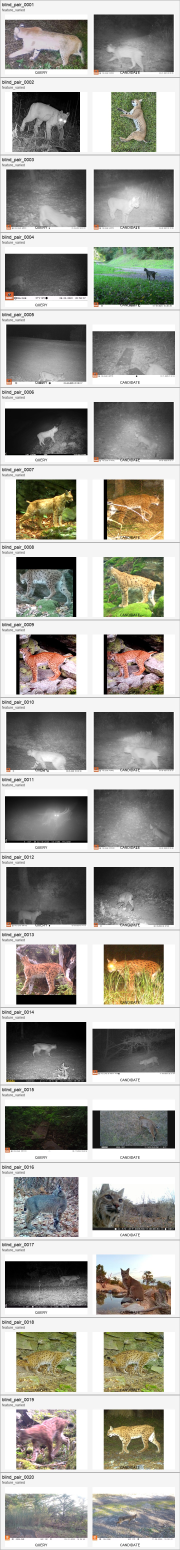
#> input picture paper/photos/blind_reliability_contact_sheets/batch_01_blind_pair_0001_blind_pair_0020.jpg, 720 x 6200 px (shown at 1/4 size)
$ python -i run_task15i_synthetic_reviewer_benchmark.py   (imports and definitions only)
#> lines starting #> are read from the running program, lines starting #| are printed output that depends on the picture
#!/usr/bin/env python3
"""Create and evaluate an explicitly synthetic Task15I reviewer benchmark.

The label stage reads only reviewer-visible PNGs and packets.  The evaluation
stage receives only completed raw responses plus the separately frozen model
inputs.  Do not use this runner for human first-pass collection.
"""
from __future__ import annotations

import argparse
import csv
from concurrent.futures import ThreadPoolExecutor
import hashlib
import json
import math
import shutil
import sys
import tempfile
import zipfile
from collections import Counter
from datetime import datetime, timezone
from pathlib import Path
from typing import Any

import numpy as np
import pandas as pd
from PIL import Image
from scipy.ndimage import laplace
from scipy.optimize import minimize
from scipy.special import expit

try:
    from scripts.pferi_v2_fold_preprocessor import MISSING_TOKEN, UNKNOWN_TOKEN, fit_fold_preprocessor
except ModuleNotFoundError:
    sys.path.insert(0, str(Path(__file__).resolve().parent))
    from pferi_v2_fold_preprocessor import MISSING_TOKEN, UNKNOWN_TOKEN, fit_fold_preprocessor


ROOT = Path(__file__).resolve().parents[1]
PACKAGE_ROOT = ROOT / "artifacts/transfers/pferi_v2/review/task15i_reviewer_packages"
PREPAIR_ROOT = ROOT / "archive/pferi_v2/task_runs/model_development/2026-07-26_task15i_prepair_artifacts_v1"
FREEZE_ROOT = ROOT / "archive/pferi_v2/task_runs/model_development/2026-07-26_task15i_90pct_prepair_contract_freeze_v1"
FEATURE_CONTRACT = ROOT / "schemas/pferi_v2/feature_preprocessing_contract_v1.json"
LABELS = {"review_ready", "not_review_ready", "uncertain"}
REASONS = {"none_review_ready", "low_evidence", "non_comparable", "both_low_evidence_and_non_comparable", "other"}
CONFIDENCE = {"low", "medium", "high"}
EPS = 1e-12
P5_INCREMENTAL_COLUMNS = [
    "local_match_coverage_fraction__z",
    "local_match_coverage_fraction__missing",
    "local_match_measurement_failure==true",
    "local_match_measurement_failure==__MISSING__",
    "local_match_measurement_failure==__UNKNOWN__",
]
TARGET_DELTA_LOW = 0.0058
TARGET_DELTA_HIGH = 0.0065

PROFILES = {
    "reviewer_A": {"ready": 0.69, "reject": 0.47, "uncertain_band": 0.13, "temperature": 0.155},
    "reviewer_B": {"ready": 0.58, "reject": 0.40, "uncertain_band": 0.09, "temperature": 0.175},
    "reviewer_C": {"ready": 0.56, "reject": 0.38, "uncertain_band": 0.15, "temperature": 0.185},
    "reviewer_D": {"ready": 0.48, "reject": 0.31, "uncertain_band": 0.07, "temperature": 0.205},
}


def now() -> str:
    return datetime.now(timezone.utc).isoformat(timespec="seconds")


# [6 lines left out: function sha256, not called in this run]


def write_json(path: Path, payload: dict[str, Any]) -> None:
    path.write_text(json.dumps(payload, indent=2, sort_keys=True, allow_nan=False) + "\n", encoding="utf-8")


def stable_jitter(key: str, seed: int, magnitude: float) -> float:
    number = int(hashlib.sha256(f"{seed}:{key}".encode()).hexdigest()[:12], 16)
    return magnitude * (2.0 * number / float(16**12 - 1) - 1.0)


def stable_uniform(key: str, seed: int) -> float:
    number = int(hashlib.sha256(f"{seed}:{key}".encode()).hexdigest()[:12], 16)
    return number / float(16**12 - 1)


# [47 lines left out: functions conservative_outcome, validate_response_fields, assert_nested_columns, fixed_p5_transform, not called in this run]


def image_evidence(path: Path) -> dict[str, float]:
    with Image.open(path) as image:
#> image is the input picture: PIL image 720x6200 RGB; mean R, G, B 167.3, 165.8, 159.4
        rgb = np.asarray(image.convert("RGB").resize((160, 120)), dtype=np.float32) / 255.0
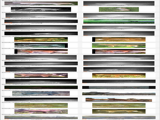
#> rgb: shape (120, 160, 3) float32; mean R, G, B 0.656, 0.65, 0.625
    grey = rgb.mean(axis=2)
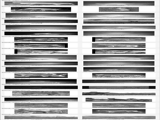
#> grey: shape (120, 160) float32; min 0, max 1, mean 0.644
    sharp = math.log1p(float(np.var(laplace(grey))))
#> sharp = 0.157
    contrast = float(np.std(grey))
#> contrast = 0.282
    edge = float((np.abs(np.diff(grey, axis=0)).mean() + np.abs(np.diff(grey, axis=1)).mean()) / 2.0)
#> edge = 0.11
    saturation = float((rgb.max(axis=2) - rgb.min(axis=2)).mean())
#> saturation = 0.042
    histogram, _ = np.histogram(grey, bins=32, range=(0.0, 1.0), density=True)
#> histogram = 32 values, max 4.17 at index 30, min 0.17 at index 1, mean 1
    probability = histogram / max(histogram.sum(), EPS)
#> probability = 32 values, max 0.13 at index 30, min 0.00531 at index 1, mean 0.0312
    entropy = float(-(probability[probability > 0] * np.log(probability[probability > 0])).sum() / math.log(32))
#> entropy = 0.922
    quality = np.clip(0.34 * min(sharp / 0.30, 1.0) + 0.31 * min(contrast / 0.20, 1.0) + 0.25 * min(edge / 0.09, 1.0) + 0.10 * entropy, 0.0, 1.0)
#> quality = 0.83
    signature = grey[::4, ::4].reshape(-1)
#> signature = 1200 values, max 1 at index 82, min 0 at index 339, mean 0.664
    signature = (signature - signature.mean()) / max(float(signature.std()), 1e-6)
#> signature = 1200 values, max 1.12 at index 82, min -2.21 at index 339, mean -1.68e-07
    return {"quality": float(quality), "mean": float(grey.mean()), "contrast": contrast, "edge": edge, "saturation": saturation, "signature": signature}


# [146 lines left out: functions reviewer_decision, build_task_context, label_package, build_feature_frame, fit_ridge, not called in this run]


def weighted_brier(y: np.ndarray, p: np.ndarray, w: np.ndarray) -> float:
    return float(np.average((y - p) ** 2, weights=w))


# [93 lines left out: functions calibration, merge_and_evaluate, not called in this run]


DEFAULT_PARAMETERS = {
    "pair_evidence_strength": 0.0,
    "reviewer_noise_scale": 0.0,
    "shared_pair_noise": 0.0,
    "threshold_shift": 0.0,
    "temperature_scale": 1.0,
    "uncertain_band_scale": 1.0,
}


# [15 lines left out: function run, not called in this run]


def candidate_score(result: dict[str, Any]) -> float:
    reviewer_penalty = 0.0 if result["analyzable_pairs"] == 1600 else 10.0
    return abs(result["delta_brier"] - 0.006) + .10 * abs(result["p5_calibration_intercept"]) + .10 * abs(result["p5_calibration_slope"] - 1.0) + .02 * (5 - result["nonnegative_folds"]) + reviewer_penalty


# [48 lines left out: functions search, main, not called in this run]


# [1 line not run here, left out]

>>> result = image_evidence('../paper/photos/blind_reliability_contact_sheets/batch_01_blind_pair_0001_blind_pair_0020.jpg')
#> result = 6 items

$ run again, on paper/photos/blind_reliability_contact_sheets/batch_03_blind_pair_0041_blind_pair_0060.jpg
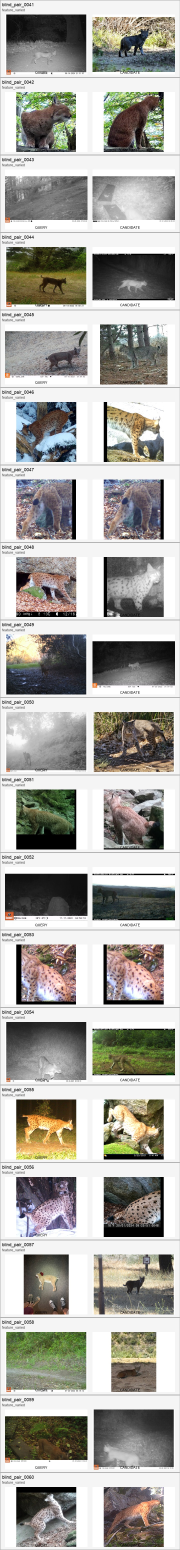
#> input picture paper/photos/blind_reliability_contact_sheets/batch_03_blind_pair_0041_blind_pair_0060.jpg, 720 x 6200 px (shown at 1/4 size)
#> in image_evidence, image is the input picture: PIL image 720x6200 RGB; mean R, G, B 170.2, 168.6, 163
#> in image_evidence, `rgb = np.asarray(image.convert("RGB").resize((160, 120)), dtype=np.flo..`:
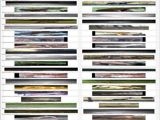
#> rgb: shape (120, 160, 3) float32; mean R, G, B 0.667, 0.661, 0.639
#> in image_evidence, `grey = rgb.mean(axis=2)`:
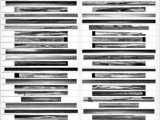
#> grey: shape (120, 160) float32; min 0, max 1, mean 0.656
#> sharp = 0.14
#> contrast = 0.288
#> edge = 0.107
#> saturation = 0.0458
#> histogram = 32 values, max 4.89 at index 31, min 0.15 at index 0, mean 1
#> probability = 32 values, max 0.153 at index 31, min 0.00469 at index 0, mean 0.0312
#> entropy = 0.912
#> quality = 0.81
#> in image_evidence, `signature = grey[::4, ::4].reshape(-1)`: signature = 1200 values, max 1 at index 41, min 0 at index 436, mean 0.668
#> in image_evidence, `signature = (signature - signature.mean()) / max(float(signature.std()..`: signature = 1200 values, max 1.06 at index 41, min -2.12 at index 436, mean -3.58e-08
#> result = 6 items

$ run again, on paper/photos/blind_reliability_contact_sheets/batch_04_blind_pair_0061_blind_pair_0080.jpg
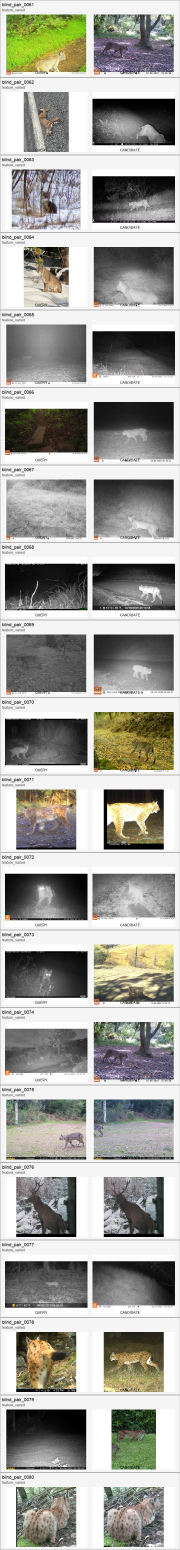
#> input picture paper/photos/blind_reliability_contact_sheets/batch_04_blind_pair_0061_blind_pair_0080.jpg, 720 x 6200 px (shown at 1/4 size)
#> in image_evidence, image is the input picture: PIL image 720x6200 RGB; mean R, G, B 165.1, 164.6, 158.8
#> in image_evidence, `rgb = np.asarray(image.convert("RGB").resize((160, 120)), dtype=np.flo..`:
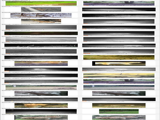
#> rgb: shape (120, 160, 3) float32; mean R, G, B 0.647, 0.645, 0.622
#> in image_evidence, `grey = rgb.mean(axis=2)`:
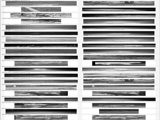
#> grey: shape (120, 160) float32; min 0, max 1, mean 0.638
#> sharp = 0.145
#> contrast = 0.281
#> edge = 0.112
#> saturation = 0.0377
#> histogram = 32 values, max 3.9 at index 31, min 0.357 at index 0, mean 1
#> probability = 32 values, max 0.122 at index 31, min 0.0111 at index 0, mean 0.0312
#> entropy = 0.934
#> quality = 0.818
#> in image_evidence, `signature = grey[::4, ::4].reshape(-1)`: signature = 1200 values, max 1 at index 82, min 0 at index 112, mean 0.642
#> in image_evidence, `signature = (signature - signature.mean()) / max(float(signature.std()..`: signature = 1200 values, max 1.14 at index 82, min -2.05 at index 112, mean 2.54e-08
#> result = 6 items

$ run again, on paper/photos/blind_reliability_contact_sheets/batch_05_blind_pair_0081_blind_pair_0100.jpg
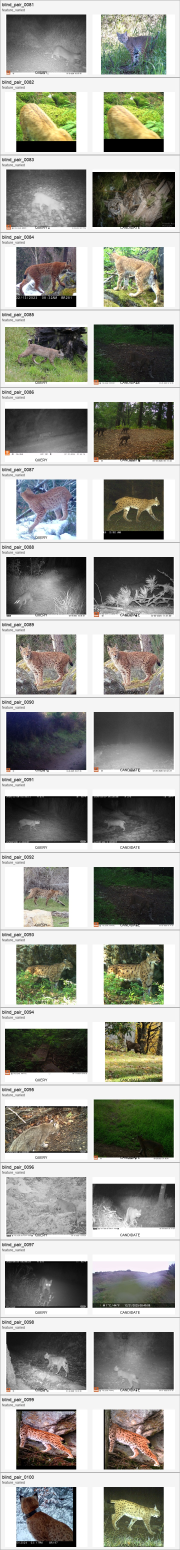
#> input picture paper/photos/blind_reliability_contact_sheets/batch_05_blind_pair_0081_blind_pair_0100.jpg, 720 x 6200 px (shown at 1/4 size)
#> in image_evidence, image is the input picture: PIL image 720x6200 RGB; mean R, G, B 159.1, 159.4, 152.3
#> in image_evidence, `rgb = np.asarray(image.convert("RGB").resize((160, 120)), dtype=np.flo..`:
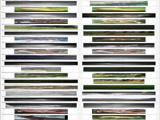
#> rgb: shape (120, 160, 3) float32; mean R, G, B 0.624, 0.625, 0.597
#> in image_evidence, `grey = rgb.mean(axis=2)`:
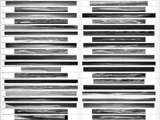
#> grey: shape (120, 160) float32; min 0, max 1, mean 0.615
#> sharp = 0.163
#> contrast = 0.301
#> edge = 0.113
#> saturation = 0.0463
#> histogram = 32 values, max 4.46 at index 31, min 0.0967 at index 0, mean 1
#> probability = 32 values, max 0.139 at index 31, min 0.00302 at index 0, mean 0.0312
#> entropy = 0.927
#> quality = 0.838
#> in image_evidence, `signature = grey[::4, ::4].reshape(-1)`: signature = 1200 values, max 1 at index 41, min 0.0157 at index 198, mean 0.624
#> in image_evidence, `signature = (signature - signature.mean()) / max(float(signature.std()..`: signature = 1200 values, max 1.12 at index 41, min -1.8 at index 198, mean -4.45e-08
#> result = 6 items
